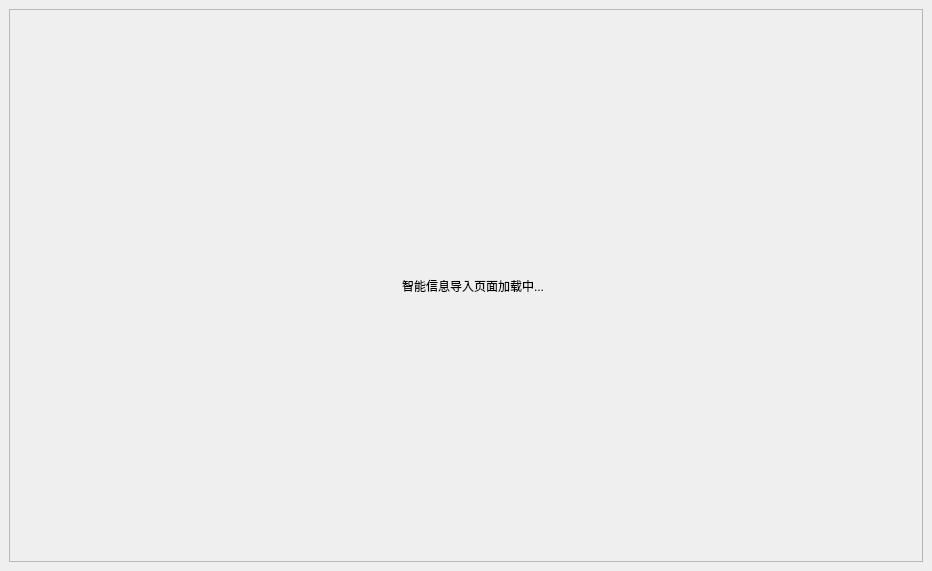
<?xml version="1.0" encoding="UTF-8"?>
<ui version="4.0">
 <class>ImportPage</class>
 <widget class="QWidget" name="ImportPage">
  <property name="geometry">
   <rect>
    <x>0</x>
    <y>0</y>
    <width>932</width>
    <height>571</height>
   </rect>
  </property>
  <property name="windowTitle">
   <string>Form</string>
  </property>
  <layout class="QVBoxLayout" name="verticalLayout_3">
   <property name="leftMargin">
    <number>0</number>
   </property>
   <property name="topMargin">
    <number>0</number>
   </property>
   <property name="rightMargin">
    <number>0</number>
   </property>
   <property name="bottomMargin">
    <number>0</number>
   </property>
   <item>
    <widget class="QStackedWidget" name="stackedWidget">
     <widget class="QWidget" name="page_load">
      <layout class="QVBoxLayout" name="verticalLayout_2">
       <item>
        <widget class="QFrame" name="frame">
         <property name="maximumSize">
          <size>
           <width>16777215</width>
           <height>16777215</height>
          </size>
         </property>
         <property name="frameShape">
          <enum>QFrame::StyledPanel</enum>
         </property>
         <property name="frameShadow">
          <enum>QFrame::Raised</enum>
         </property>
         <layout class="QHBoxLayout" name="horizontalLayout">
          <item>
           <spacer name="horizontalSpacer">
            <property name="orientation">
             <enum>Qt::Horizontal</enum>
            </property>
            <property name="sizeHint" stdset="0">
             <size>
              <width>40</width>
              <height>20</height>
             </size>
            </property>
           </spacer>
          </item>
          <item>
           <widget class="QLabel" name="label_gif">
            <property name="text">
             <string/>
            </property>
           </widget>
          </item>
          <item>
           <widget class="QLabel" name="label">
            <property name="text">
             <string>智能信息导入页面加载中...</string>
            </property>
           </widget>
          </item>
          <item>
           <spacer name="horizontalSpacer_2">
            <property name="orientation">
             <enum>Qt::Horizontal</enum>
            </property>
            <property name="sizeHint" stdset="0">
             <size>
              <width>40</width>
              <height>20</height>
             </size>
            </property>
           </spacer>
          </item>
         </layout>
        </widget>
       </item>
      </layout>
     </widget>
     <widget class="QWidget" name="page_view">
      <layout class="QVBoxLayout" name="verticalLayout">
       <property name="leftMargin">
        <number>0</number>
       </property>
       <property name="topMargin">
        <number>0</number>
       </property>
       <property name="rightMargin">
        <number>0</number>
       </property>
       <property name="bottomMargin">
        <number>0</number>
       </property>
      </layout>
     </widget>
    </widget>
   </item>
  </layout>
 </widget>
 <resources/>
 <connections/>
</ui>
